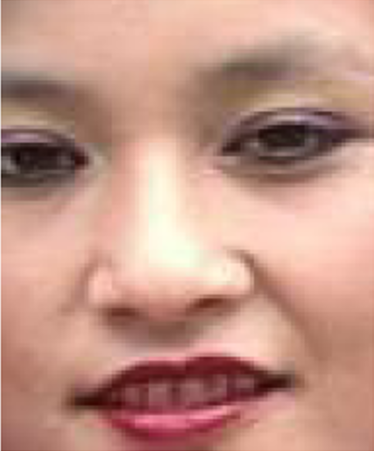
//> input picture Ipcvlab_Edu/StudyComputerVision/assignment1/samples/face.png, 374 x 451 px
$ ./assignment1_3   (built with g++ and OpenCV 4)
//> lines starting //> are read from the running program, lines starting //| are printed output that depends on the picture
#include <iostream>
#include <string>
#include <opencv2/opencv.hpp>

using namespace std;

namespace IPCVL {
    namespace Util {
        int quantize(int a) {
            int L = 256;
            int q = 64;
            return floor((a * q) / L);
        }

        double h_r(double model_hist[][64], double input_hist[][64], int j, int i) {
            double h_m = model_hist[j][i];
            double h_i = input_hist[j][i];
            double val = 0.0;

            if (h_i == 0.0) return 1.0;
            else return (double)std::min(h_m / h_i, 1.0);
        }

        // [31 lines left out: functions ChangeContrastAndBrightness, GetHistogramImage, not called in this run]
    } // namespace IPCVL::Util

    namespace Process {
        // [13 lines left out: function calcHist, not called in this run]

        void calcHist_hs(cv::InputArray src_hsv, double histogram[][64]) {
            cv::Mat hsv = src_hsv.getMat();
            std::vector<cv::Mat> channels;
            split(hsv, channels);
            cv::Mat mat_h = channels[0];
            cv::Mat mat_s = channels[1];

            // 2차원 히스토그램을 쌓습니다.
            for (int y = 0; y < hsv.rows; y++) {
                for (int x = 0; x < hsv.cols; x++) {
                    // Todo : 양자화된 h,s 값을 얻고 histogram에 값을 더합니다.

                    histogram[Util::quantize(mat_h.at<uchar>(y, x))][Util::quantize(mat_s.at<uchar>(y, x))]++;
                    // hint 1 : 양자화 시 UTIL::quantize() 함수를 이용해서 mat_h, mat_s의 값을 양자화시킵니다.
                }
            }

            // 히스토그램을 (hsv.rows * hsv.cols)으로 정규화합니다.
            for (int j = 0; j < 64; j++) {
                for (int i = 0; i < 64; i++) {
                    // Todo : histogram에 있는 값들을 순회하며 (hsv.rows * hsv.cols)으로 정규화합니다.
                    histogram[j][i] = histogram[j][i] / (hsv.rows*hsv.cols);
                }
            }
        }

        void backprojectHistogram(cv::InputArray src_hsv, cv::InputArray face_hsv, cv::OutputArray dst) {
            cv::Mat srcMat = src_hsv.getMat();
            cv::Mat faceMat = face_hsv.getMat();
            dst.create(srcMat.size(), CV_8UC1);
            cv::Mat outputProb = dst.getMat();
            outputProb.setTo(cv::Scalar(0.));

            double model_hist[64][64] = { { 0., } };
            double input_hist[64][64] = { { 0., } };

            // Todo : hs 2차원 히스토그램을 계산하는 함수를 작성합니다.
            calcHist_hs(srcMat, input_hist);
            calcHist_hs(faceMat, model_hist);

            for (int y = 0; y < srcMat.rows; y++) {
                for (int x = 0; x < srcMat.cols; x++) {
                    // Todo : 양자화된 h,s 값을 얻고 histogram에 값을 더합니다.

                    int h = Util::quantize(srcMat.at<uchar>(y, x));
                    int s = Util::quantize(faceMat.at<uchar>(y, x));
                    outputProb.at<uchar>(y, x) = Util::h_r(model_hist, input_hist, h, s);
                    // hint 1 : UTIL::quantize()를 이용해서 srtMat의 값을 양자화합니다.
                    // hint 2 : UTIL::h_r() 함수를 이용해서 outputPorb 값을 계산합니다.
                }
            }
        }
    } // namespace IPCVL::Process
} // namespace IPCVL

int main() {
    string inputFilename, outputFilename;
    cin >> inputFilename >> outputFilename;
//> the answer given: samples/face.png out.png

    cv::Mat input = cv::imread(inputFilename), output;
//> input is the input picture: 451 rows x 374 cols, CV_8UC3; mean B, G, R 134.4, 148.9, 194.3
    cv::Mat face = cv::imread("face.png");

    cv::Mat src_hsv, face_hsv;
    cvtColor(input, src_hsv, cv::COLOR_BGR2HSV);
//> src_hsv: 451 rows x 374 cols, CV_8UC3; mean H, S, V 18.5, 83.4, 194.4
    cvtColor(face, face_hsv, cv::COLOR_BGR2HSV);

    // Todo : imageproc.cpp에 있는 backprojectHistogram 함수를 작성하세요
    IPCVL::Process::backprojectHistogram(src_hsv, face_hsv, output);
//> in calcHist_hs, `split(hsv, channels);`:
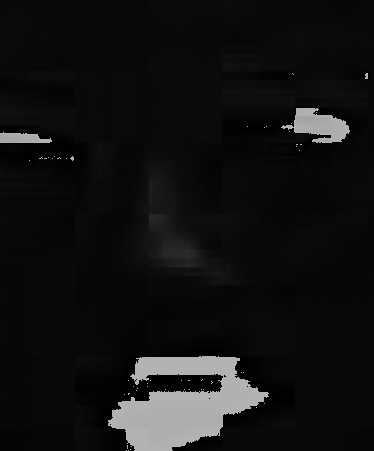
//> channels[0]: 451 rows x 374 cols, CV_8UC1; min 0, max 179, mean 18.5
//> in calcHist_hs, `split(hsv, channels);`:
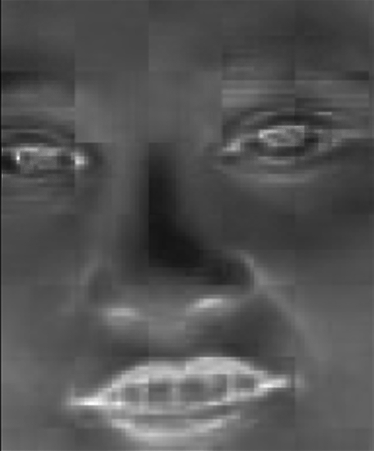
//> channels[1]: 451 rows x 374 cols, CV_8UC1; min 5, max 255, mean 83.4
//> in calcHist_hs, `split(hsv, channels);`:
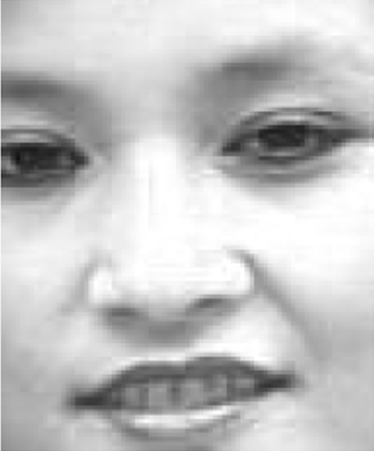
//> channels[2]: 451 rows x 374 cols, CV_8UC1; min 15, max 255, mean 194.4
//> after the loop in backprojectHistogram, `for (int y = 0; y < srcMat.rows; y++)`: outputProb: 451 rows x 374 cols, CV_8UC1; every value is 1

    // 아래 코드는 채점시에는 작동되지 않습니다.

#ifndef _JUDGE
    cv::imshow("Face image", face);
    cv::imshow("Input image", input);
    cv::imshow("Output image", output);
    cv::waitKey(0);
#endif

    cv::imwrite(outputFilename, output);
    return 0;
}
